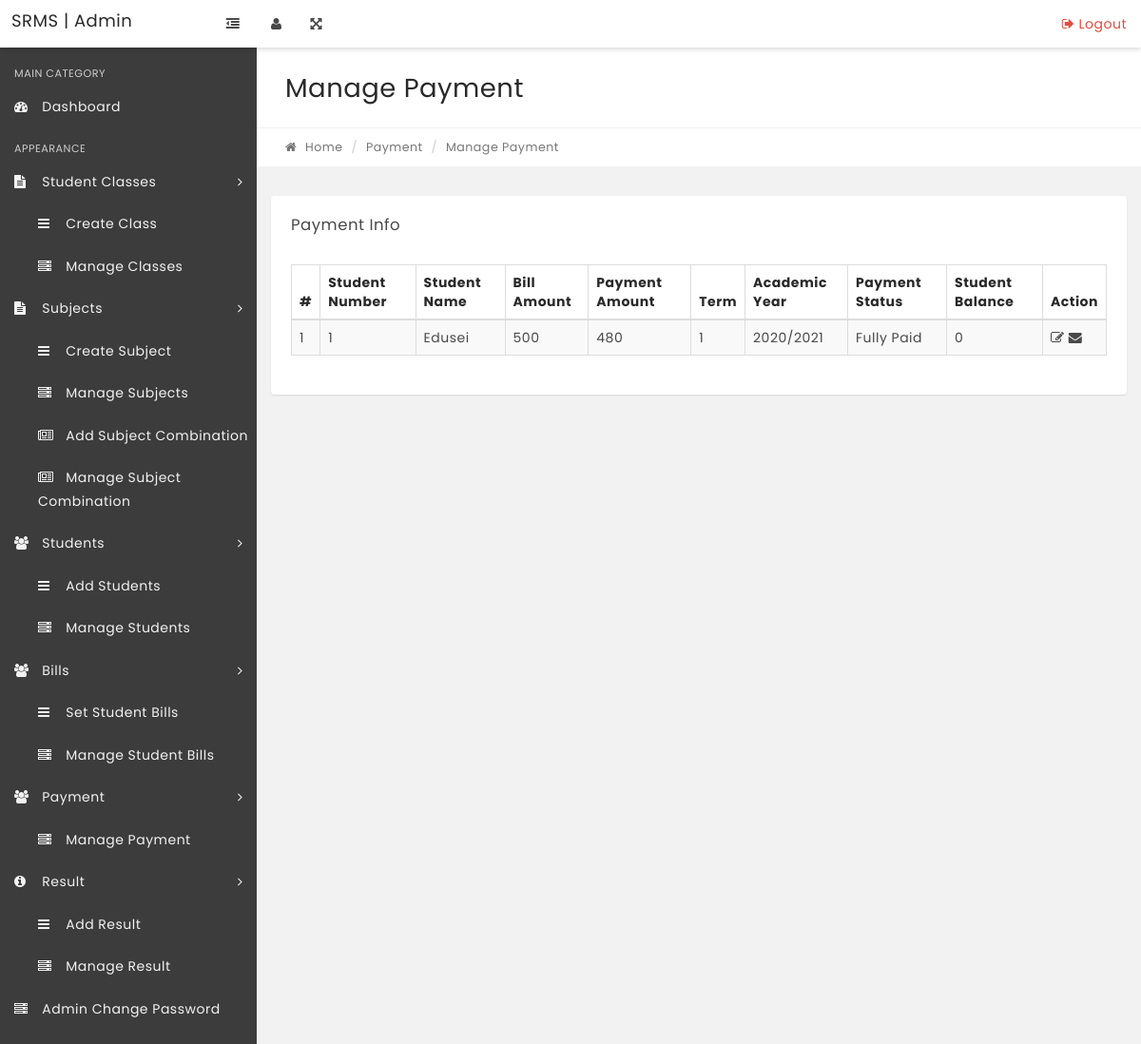
The page /manage-payment.php on the database as committed earlier.
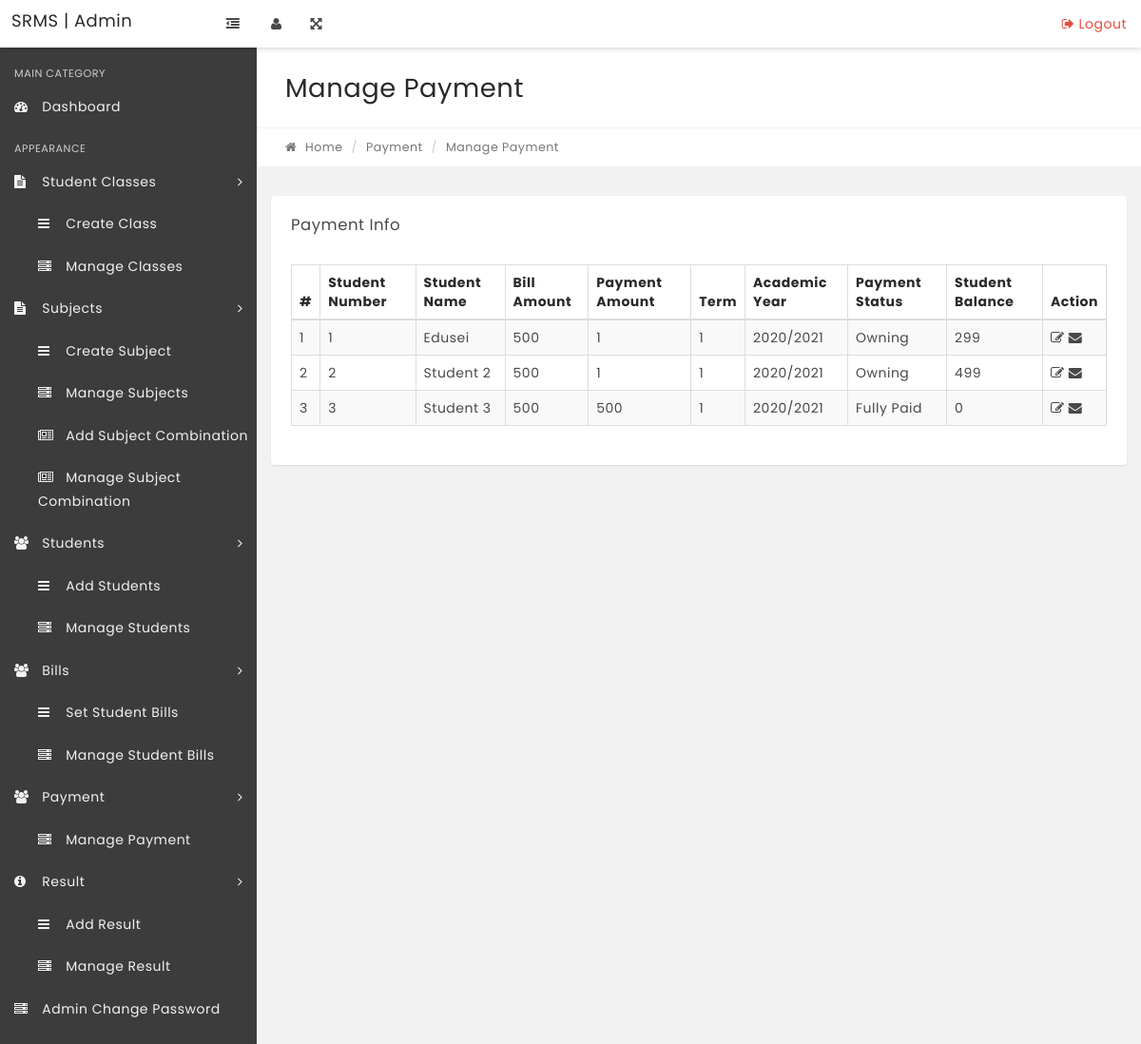
The same page on the database as committed later.
### tables this page shows
CREATE TABLE `tblaccounts` (
  `id` int(11) NOT NULL,
  `studentNumber` varchar(250) NOT NULL,
  `billamount` varchar(250) NOT NULL,
  `paymentAmount` varchar(250) DEFAULT NULL,
  `term` varchar(250) DEFAULT NULL,
  `academicYear` varchar(250) DEFAULT NULL,
  `paymentStatus` varchar(250) DEFAULT NULL,
  `studentBalance` varchar(250) DEFAULT NULL
);

CREATE TABLE `tblbills` (
  `id` int(11) NOT NULL,
  `studentNumber` varchar(250) DEFAULT NULL,
  `academicYear` varchar(250) DEFAULT NULL,
  `term` int(250) DEFAULT NULL,
  `billamount` varchar(250) DEFAULT NULL,
  `studentClass` varchar(250) DEFAULT NULL
);

CREATE TABLE `tblstudents` (
  `StudentId` int(11) NOT NULL,
  `StudentName` varchar(100) NOT NULL,
  `RollId` varchar(100) NOT NULL,
  `StudentEmail` varchar(100) NOT NULL,
  `Gender` varchar(10) NOT NULL,
  `DOB` varchar(100) NOT NULL,
  `ClassId` int(11) NOT NULL,
  `RegDate` timestamp NOT NULL DEFAULT current_timestamp(),
  `UpdationDate` timestamp NULL DEFAULT NULL ON UPDATE current_timestamp(),
  `Status` int(1) NOT NULL,
  `guardianName` varchar(250) DEFAULT NULL,
  `guardianContact` varchar(250) DEFAULT NULL
);

### manage-payment.php (the view, shortened to what the changed rows need)
<?php
include('includes/config.php');
if (strlen($_SESSION['alogin']) == "") {
    header("Location: index.php");
} else {
?>
    <!DOCTYPE html>
    <html lang="en">
    <head>
        <link rel="stylesheet" href="css/bootstrap.min.css" media="screen">
        <link rel="stylesheet" href="css/font-awesome.min.css" media="screen">
        <link rel="stylesheet" href="css/animate-css/animate.min.css" media="screen">
        <link rel="stylesheet" href="css/lobipanel/lobipanel.min.css" media="screen">
        <link rel="stylesheet" href="css/prism/prism.css" media="screen">
        <link rel="stylesheet" type="text/css" href="js/DataTables/datatables.min.css" />
        <link rel="stylesheet" href="css/main.css" media="screen">
    </head>
    <body class="top-navbar-fixed">
        <div class="main-wrapper">
            <div class="content-wrapper">
                <div class="content-container">
                    <div class="main-page">
                        <div class="container-fluid">
                            <div class="row page-title-div">
                                <div class="col-md-6">
                                    <h2 class="title">Manage Payment</h2>
                                </div>
                            </div>
                        </div>
                        <section class="section">
                            <div class="container-fluid">
                                <div class="row">
                                    <div class="col-md-12">
                                        <div class="panel">
                                            <div class="panel-body p-20">
                                                <table id="example" class="display table table-striped table-bordered" cellspacing="0" width="100%">
                                                    <thead>
                                                        <tr>
                                                            <th>#</th>
                                                            <th>Student Number</th>
                                                            <th>Student Name</th>
                                                            <th>Bill Amount</th>
                                                            <th>Payment Amount</th>
                                                            <th>Term</th>
                                                            <th>Academic Year</th>
                                                            <th>Payment Status</th>
                                                            <th>Student Balance</th>
                                                            <th>Action</th>
                                                        </tr>
                                                    </thead>
                                                    <tbody>
                                                        <?php $sql = "SELECT *  from tblaccounts join tblbills on tblbills.studentNumber=tblaccounts.studentNumber join tblstudents on tblstudents.StudentId=tblbills.studentNumber";
                                                        $query = $dbh->prepare($sql);
                                                        $query->execute();
                                                        $results = $query->fetchAll(PDO::FETCH_OBJ);
                                                        $cnt = 1;
                                                        if ($query->rowCount() > 0) {
                                                            foreach ($results as $result) {   ?>
                                                                <tr>
                                                                    <td><?php echo $cnt;
                                                                        htmlentities($cnt); ?></td>
                                                                    <td><?php echo htmlentities($result->studentNumber); ?></td>
                                                                    <td><?php echo htmlentities($result->StudentName); ?></td>
                                                                    <td><?php echo htmlentities($result->billamount); ?></td>
                                                                    <td><?php echo htmlentities($result->paymentAmount); ?></td>
                                                                    <td><?php echo htmlentities($result->term); ?></td>
                                                                    <td><?php echo htmlentities($result->academicYear); ?></td>
                                                                    <td><?php echo htmlentities($result->paymentStatus); ?></td>
                                                                    <td><?php echo htmlentities($result->studentBalance); ?></td>
                                                                    <td>
                                                                            <a href="make-payment.php?id=<?php echo htmlentities($result->id); ?>"><i class="fa fa-edit" title="Make Payment"></i> </a>
                                                                            <i class="fa fa-envelope sendMessage" id="<?php echo htmlentities($result->id);?>" title="Send Message"></i>
                                                                    </td>
                                                                </tr>
                                                        <?php $cnt = $cnt + 1;
                                                            }
                                                        } ?>
                                                    </tbody>
                                                </table>
                                            </div>
                                        </div>
                                    </div>
                                </div>
                            </div>
                    </div>
                </div>
            </div>
        </div>
    </body>
    </html>
<?php } ?>

Rows that differ between the two databases and show on the page:
changed tblaccounts "Edusei": paymentAmount "480" → "1"; paymentStatus "Fully Paid" → "Owning"; studentBalance "0" → "299"
now on this page (row edited): tblaccounts: tblbills.studentNumber "2", tblstudents.StudentName "Student 2", tblbills.billamount "500", paymentAmount "1", tblbills.term "1", tblbills.academicYear "2020/2021", paymentStatus "Owning", studentBalance "499"
now on this page (row edited): tblaccounts: tblbills.studentNumber "3", tblstudents.StudentName "Student 3", tblbills.billamount "500", paymentAmount "500", tblbills.term "1", tblbills.academicYear "2020/2021", paymentStatus "Fully Paid", studentBalance "0"
